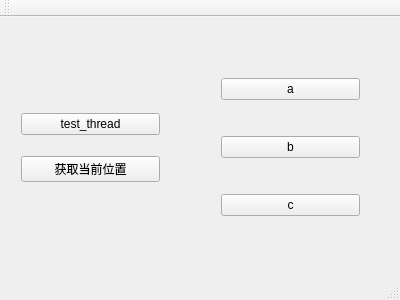
<?xml version="1.0" encoding="UTF-8"?>
<ui version="4.0">
 <class>TifferPelode</class>
 <widget class="QMainWindow" name="TifferPelode">
  <property name="geometry">
   <rect>
    <x>0</x>
    <y>0</y>
    <width>400</width>
    <height>300</height>
   </rect>
  </property>
  <property name="windowTitle">
   <string>TifferPelode</string>
  </property>
  <widget class="QWidget" name="centralWidget">
   <widget class="QWidget" name="verticalLayoutWidget">
    <property name="geometry">
     <rect>
      <x>10</x>
      <y>70</y>
      <width>161</width>
      <height>121</height>
     </rect>
    </property>
    <layout class="QVBoxLayout" name="verticalLayout">
     <item>
      <widget class="QPushButton" name="testButton">
       <property name="text">
        <string>test_thread</string>
       </property>
      </widget>
     </item>
     <item>
      <widget class="QPushButton" name="getCLocation">
       <property name="text">
        <string>获取当前位置</string>
       </property>
      </widget>
     </item>
    </layout>
   </widget>
   <widget class="QWidget" name="verticalLayoutWidget_2">
    <property name="geometry">
     <rect>
      <x>210</x>
      <y>20</y>
      <width>161</width>
      <height>221</height>
     </rect>
    </property>
    <layout class="QVBoxLayout" name="verticalLayout_2">
     <item>
      <widget class="QPushButton" name="pb1">
       <property name="text">
        <string>a</string>
       </property>
      </widget>
     </item>
     <item>
      <widget class="QPushButton" name="pb2">
       <property name="text">
        <string>b</string>
       </property>
      </widget>
     </item>
     <item>
      <widget class="QPushButton" name="pb3">
       <property name="text">
        <string>c</string>
       </property>
      </widget>
     </item>
    </layout>
   </widget>
  </widget>
  <widget class="QToolBar" name="mainToolBar">
   <attribute name="toolBarArea">
    <enum>TopToolBarArea</enum>
   </attribute>
   <attribute name="toolBarBreak">
    <bool>false</bool>
   </attribute>
  </widget>
  <widget class="QStatusBar" name="statusBar"/>
 </widget>
 <layoutdefault spacing="6" margin="11"/>
 <resources/>
 <connections/>
</ui>
